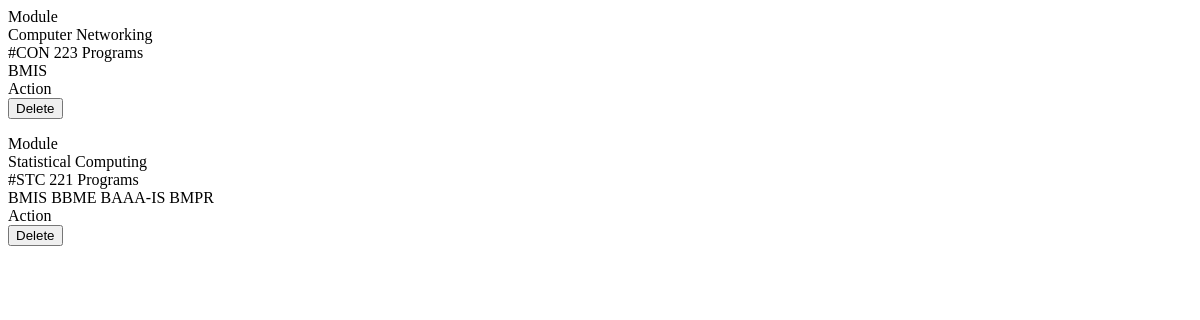
Before: /admin/table/modules (signed in) with the older database file.
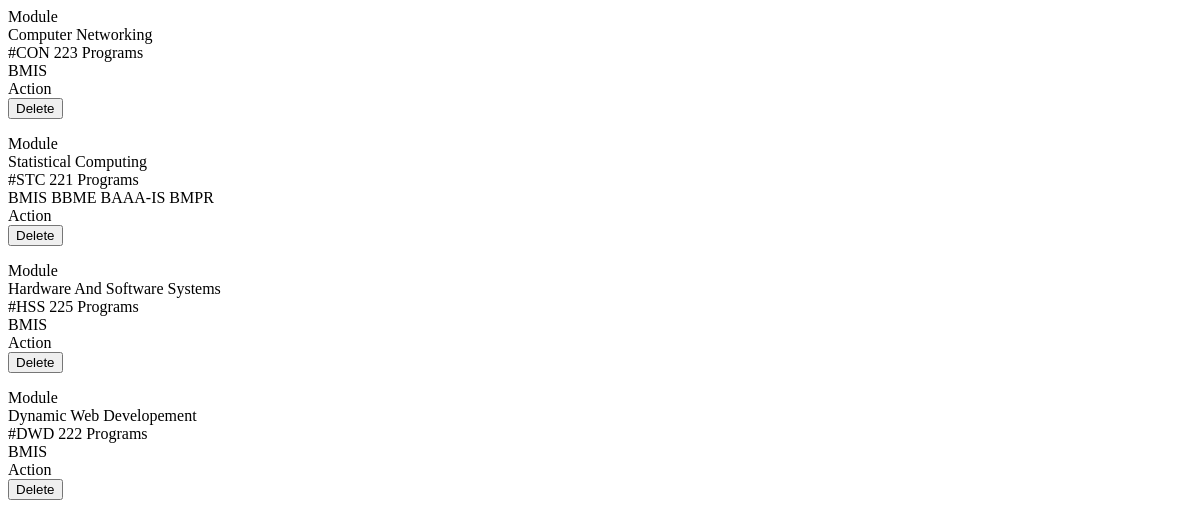
After: the same page with the newer database file.
### app/models.py (models this page shows)
class Module(db.Model):
    id = db.Column(db.Integer, primary_key=True)
    name = db.Column(db.String(100), nullable=False)
    code = db.Column(db.String(20), nullable=True)
    programs = db.relationship('Program', secondary=module_programs, backref=db.backref('modules', lazy='dynamic'))
    resources = db.relationship('Resource', backref='module', lazy=True)

class Program(db.Model):
    id = db.Column(db.Integer, primary_key=True)
    name = db.Column(db.String(100), nullable=False, unique=True)
    users = db.relationship('User', backref='program', lazy=True)

### app/core/routes.py (the view)
@core.route('/admin/table/modules')
@login_required
def admin_modules_table():
    if not current_user.is_admin:
        abort(403)
    page = request.args.get('page', 1, type=int)
    per_page = 10
    query = Module.query
    paginated = paginate_query(query, page, per_page)
    return render_template('core/admin/_modules_table_body.html',
                           modules=paginated['items'],
                           page=paginated['page'],
                           pages=paginated['pages'])

### app/__init__.py (called while the page is built)
@login_manager.user_loader
def load_user(user_id):
    return User.query.get(int(user_id))

### app/core/routes.py (called while the page is built)
def paginate_query(query, page=1, per_page=10):
    total = query.count()
    items = query.offset((page - 1) * per_page).limit(per_page).all()
    return {
        'items': items,
        'total': total,
        'page': page,
        'per_page': per_page,
        'pages': (total + per_page - 1) // per_page if total > 0 else 1
    }

### app/templates/core/admin/_modules_table_body.html (shortened to what this page needs)
{% for module in modules %}
<tr class="block sm:table-row hover:bg-[#faf8f5] transition-colors border-b sm:border-b-0 border-[#f0ebe3] mb-4 sm:mb-0 rounded-xl sm:rounded-none shadow-sm sm:shadow-none">
    <td class="block sm:table-cell px-6 py-4 whitespace-nowrap">
        <span class="sm:hidden text-[10px] font-bold text-[#b5aaa0] uppercase tracking-wider block">Module</span>
        <div class="font-bold text-[#1a1a1a]">{{ module.name }}</div>
        <span class="text-[#6b5e50] font-mono text-xs bg-[#f5f2ec] border border-[#ede8e0] px-2 py-0.5 rounded font-black">#{{ module.code }}</span>
    </td>
    <td class="block sm:table-cell px-6 py-4">
        <span class="sm:hidden text-[10px] font-bold text-[#b5aaa0] uppercase tracking-wider block">Programs</span>
        <div class="flex flex-wrap gap-1.5">
            {% for p in module.programs %}
            <span class="bg-white border border-[#ede8e0] text-[#5a5248] px-2 py-0.5 rounded text-[10px] font-bold uppercase tracking-wide shadow-sm">{{ p.name }}</span>
            {% else %}
            <span class="text-[#b5aaa0] text-xs italic">No programs linked</span>
            {% endfor %}
        </div>
    </td>
    <td class="block sm:table-cell px-6 py-4 text-right whitespace-nowrap">
        <span class="sm:hidden text-[10px] font-bold text-[#b5aaa0] uppercase tracking-wider block">Action</span>
        <form action="{{ url_for('core.delete_module', module_id=module.id) }}" method="POST" class="admin-action-form" data-shimmer="Purging Curriculum Node &amp; Access Matrix Logs..." onsubmit="return confirm('Delete this module permanently? This cannot be undone.');">
            <button type="submit" class="text-rose-500 hover:text-rose-700 transition-colors cursor-pointer inline-flex items-center gap-1">
                <span class="text-[11px] font-bold uppercase">Delete</span>
            </button>
        </form>
    </td>
</tr>
{% endfor %}

Changed rows visible on the page:
added Module: name "Hardware And Software Systems", code "HSS 225", Program (name "BMIS")
added Module: name "Dynamic Web Developement", code "DWD 222", Program (name "BMIS")
